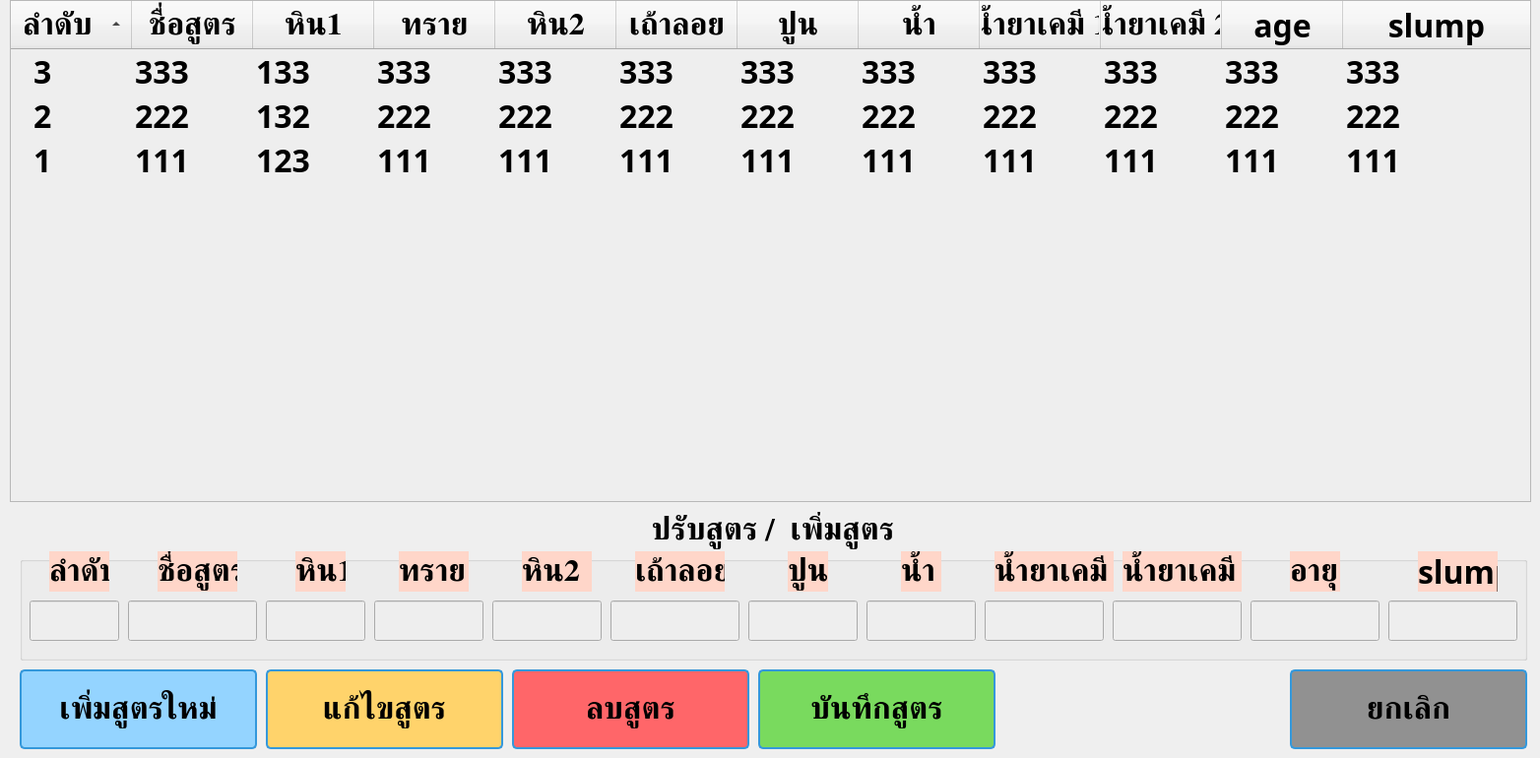
    <widget class="QWidget" name="Formula_tab">
     <attribute name="title">
      <string>Formula</string>
     </attribute>
     <widget class="QTreeWidget" name="for_formula_treeWidget">
      <property name="geometry">
       <rect>
        <x>10</x>
        <y>0</y>
        <width>1545</width>
        <height>510</height>
       </rect>
      </property>
      <property name="minimumSize">
       <size>
        <width>1545</width>
        <height>510</height>
       </size>
      </property>
      <property name="maximumSize">
       <size>
        <width>1545</width>
        <height>510</height>
       </size>
      </property>
      <property name="sizeIncrement">
       <size>
        <width>0</width>
        <height>0</height>
       </size>
      </property>
      <property name="baseSize">
       <size>
        <width>0</width>
        <height>0</height>
       </size>
      </property>
      <property name="font">
       <font>
        <family>TH Niramit AS</family>
        <pointsize>24</pointsize>
        <bold>true</bold>
       </font>
      </property>
      <property name="styleSheet">
       <string notr="true">background:rgb(238, 238, 238)</string>
      </property>
      <property name="frameShadow">
       <enum>QFrame::Shadow::Raised</enum>
      </property>
      <property name="lineWidth">
       <number>1</number>
      </property>
      <property name="sizeAdjustPolicy">
       <enum>QAbstractScrollArea::SizeAdjustPolicy::AdjustIgnored</enum>
      </property>
      <property name="autoExpandDelay">
       <number>3</number>
      </property>
      <property name="itemsExpandable">
       <bool>true</bool>
      </property>
      <property name="sortingEnabled">
       <bool>true</bool>
      </property>
      <property name="animated">
       <bool>false</bool>
      </property>
      <property name="allColumnsShowFocus">
       <bool>false</bool>
      </property>
      <property name="wordWrap">
       <bool>false</bool>
      </property>
      <property name="expandsOnDoubleClick">
       <bool>false</bool>
      </property>
      <property name="columnCount">
       <number>12</number>
      </property>
      <attribute name="headerMinimumSectionSize">
       <number>50</number>
      </attribute>
      <attribute name="headerDefaultSectionSize">
       <number>123</number>
      </attribute>
      <column>
       <property name="text">
        <string>ลำดับ</string>
       </property>
       <property name="font">
        <font>
         <family>TH Niramit AS</family>
         <pointsize>24</pointsize>
         <bold>true</bold>
        </font>
       </property>
       <property name="textAlignment">
        <set>AlignCenter</set>
       </property>
      </column>
      <column>
       <property name="text">
        <string>ชื่อสูตร</string>
       </property>
       <property name="font">
        <font>
         <family>TH Niramit AS</family>
         <pointsize>24</pointsize>
         <bold>true</bold>
        </font>
       </property>
       <property name="textAlignment">
        <set>AlignCenter</set>
       </property>
      </column>
      <column>
       <property name="text">
        <string>หิน1</string>
       </property>
       <property name="font">
        <font>
         <family>TH Niramit AS</family>
         <pointsize>24</pointsize>
         <bold>true</bold>
        </font>
       </property>
       <property name="textAlignment">
        <set>AlignCenter</set>
       </property>
      </column>
      <column>
       <property name="text">
        <string>ทราย</string>
       </property>
       <property name="font">
        <font>
         <family>TH Niramit AS</family>
         <pointsize>24</pointsize>
         <bold>true</bold>
        </font>
       </property>
       <property name="textAlignment">
        <set>AlignCenter</set>
       </property>
      </column>
      <column>
       <property name="text">
        <string>หิน2</string>
       </property>
       <property name="font">
        <font>
         <family>TH Niramit AS</family>
         <pointsize>24</pointsize>
         <bold>true</bold>
        </font>
       </property>
       <property name="textAlignment">
        <set>AlignCenter</set>
       </property>
      </column>
      <column>
       <property name="text">
        <string>เถ้าลอย</string>
       </property>
       <property name="font">
        <font>
         <family>TH Niramit AS</family>
         <pointsize>24</pointsize>
         <bold>true</bold>
        </font>
       </property>
       <property name="textAlignment">
        <set>AlignCenter</set>
       </property>
      </column>
      <column>
       <property name="text">
        <string>ปูน</string>
       </property>
       <property name="font">
        <font>
         <family>TH Niramit AS</family>
         <pointsize>24</pointsize>
         <bold>true</bold>
        </font>
       </property>
       <property name="textAlignment">
        <set>AlignCenter</set>
       </property>
      </column>
      <column>
       <property name="text">
        <string>น้ำ</string>
       </property>
       <property name="font">
        <font>
         <family>TH Niramit AS</family>
         <pointsize>24</pointsize>
         <bold>true</bold>
        </font>
       </property>
       <property name="textAlignment">
        <set>AlignCenter</set>
       </property>
      </column>
      <column>
       <property name="text">
        <string>น้ำยาเคมี 1</string>
       </property>
       <property name="font">
        <font>
         <family>TH Niramit AS</family>
         <pointsize>24</pointsize>
         <bold>true</bold>
        </font>
       </property>
       <property name="textAlignment">
        <set>AlignCenter</set>
       </property>
      </column>
      <column>
       <property name="text">
        <string>น้ำยาเคมี 2</string>
       </property>
       <property name="font">
        <font>
         <family>TH Niramit AS</family>
         <pointsize>24</pointsize>
         <bold>true</bold>
        </font>
       </property>
       <property name="textAlignment">
        <set>AlignCenter</set>
       </property>
      </column>
      <column>
       <property name="text">
        <string>age</string>
       </property>
       <property name="font">
        <font>
         <family>TH Niramit AS</family>
         <pointsize>24</pointsize>
         <bold>true</bold>
        </font>
       </property>
       <property name="textAlignment">
        <set>AlignCenter</set>
       </property>
      </column>
      <column>
       <property name="text">
        <string>slump</string>
       </property>
       <property name="font">
        <font>
         <family>TH Niramit AS</family>
         <pointsize>24</pointsize>
         <bold>true</bold>
        </font>
       </property>
       <property name="textAlignment">
        <set>AlignCenter</set>
       </property>
      </column>
      <item>
       <property name="text">
        <string>3</string>
       </property>
       <property name="textAlignment">
        <set>AlignCenter</set>
       </property>
       <property name="text">
        <string>333</string>
       </property>
       <property name="textAlignment">
        <set>AlignCenter</set>
       </property>
       <property name="text">
        <string>133</string>
       </property>
       <property name="textAlignment">
        <set>AlignCenter</set>
       </property>
       <property name="text">
        <string>333</string>
       </property>
       <property name="textAlignment">
        <set>AlignCenter</set>
       </property>
       <property name="text">
        <string>333</string>
       </property>
       <property name="text">
        <string>333</string>
       </property>
       <property name="text">
        <string>333</string>
       </property>
       <property name="text">
        <string>333</string>
       </property>
       <property name="text">
        <string>333</string>
       </property>
       <property name="text">
        <string>333</string>
       </property>
       <property name="text">
        <string>333</string>
       </property>
       <property name="text">
        <string>333</string>
       </property>
      </item>
      <item>
       <property name="text">
        <string>2</string>
       </property>
       <property name="textAlignment">
        <set>AlignCenter</set>
       </property>
       <property name="text">
        <string>222</string>
       </property>
       <property name="textAlignment">
        <set>AlignCenter</set>
       </property>
       <property name="text">
        <string>132</string>
       </property>
       <property name="textAlignment">
        <set>AlignCenter</set>
       </property>
       <property name="text">
        <string>222</string>
       </property>
       <property name="textAlignment">
        <set>AlignCenter</set>
       </property>
       <property name="text">
        <string>222</string>
       </property>
       <property name="text">
        <string>222</string>
       </property>
       <property name="text">
        <string>222</string>
       </property>
       <property name="text">
        <string>222</string>
       </property>
       <property name="text">
        <string>222</string>
       </property>
       <property name="text">
        <string>222</string>
       </property>
       <property name="text">
        <string>222</string>
       </property>
       <property name="text">
        <string>222</string>
       </property>
      </item>
      <item>
       <property name="text">
        <string>1</string>
       </property>
       <property name="textAlignment">
        <set>AlignCenter</set>
       </property>
       <property name="text">
        <string>111</string>
       </property>
       <property name="textAlignment">
        <set>AlignCenter</set>
       </property>
       <property name="text">
        <string>123</string>
       </property>
       <property name="textAlignment">
        <set>AlignCenter</set>
       </property>
       <property name="text">
        <string>111</string>
       </property>
       <property name="textAlignment">
        <set>AlignCenter</set>
       </property>
       <property name="text">
        <string>111</string>
       </property>
       <property name="text">
        <string>111</string>
       </property>
       <property name="text">
        <string>111</string>
       </property>
       <property name="text">
        <string>111</string>
       </property>
       <property name="text">
        <string>111</string>
       </property>
       <property name="text">
        <string>111</string>
       </property>
       <property name="text">
        <string>111</string>
       </property>
       <property name="text">
        <string>111</string>
       </property>
      </item>
     </widget>
     <widget class="QGroupBox" name="for_config_formula_groupBox">
      <property name="geometry">
       <rect>
        <x>20</x>
        <y>520</y>
        <width>1531</width>
        <height>151</height>
       </rect>
      </property>
      <property name="font">
       <font>
        <family>TH Niramit AS</family>
        <pointsize>24</pointsize>
        <bold>true</bold>
       </font>
      </property>
      <property name="contextMenuPolicy">
       <enum>Qt::ContextMenuPolicy::DefaultContextMenu</enum>
      </property>
      <property name="title">
       <string>ปรับสูตร /  เพิ่มสูตร</string>
      </property>
      <property name="alignment">
       <set>Qt::AlignmentFlag::AlignCenter</set>
      </property>
      <property name="flat">
       <bool>false</bool>
      </property>
      <property name="checkable">
       <bool>false</bool>
      </property>
      <widget class="QLabel" name="for_id_formula_label">
       <property name="geometry">
        <rect>
         <x>30</x>
         <y>40</y>
         <width>61</width>
         <height>41</height>
        </rect>
       </property>
       <property name="font">
        <font>
         <family>TH Niramit AS</family>
         <pointsize>24</pointsize>
         <bold>true</bold>
        </font>
       </property>
       <property name="styleSheet">
        <string notr="true">background:rgb(255, 214, 201)</string>
       </property>
       <property name="text">
        <string>ลำดับ</string>
       </property>
      </widget>
      <widget class="QLabel" name="for_name_formula_label">
       <property name="geometry">
        <rect>
         <x>140</x>
         <y>40</y>
         <width>81</width>
         <height>41</height>
        </rect>
       </property>
       <property name="font">
        <font>
         <family>TH Niramit AS</family>
         <pointsize>24</pointsize>
         <bold>true</bold>
        </font>
       </property>
       <property name="styleSheet">
        <string notr="true">background:rgb(255, 214, 201)</string>
       </property>
       <property name="text">
        <string>ชื่อสูตร</string>
       </property>
      </widget>
      <widget class="QLineEdit" name="for_id_formula_lineEdit">
       <property name="geometry">
        <rect>
         <x>10</x>
         <y>90</y>
         <width>91</width>
         <height>41</height>
        </rect>
       </property>
       <property name="font">
        <font>
         <family>TH Niramit AS</family>
         <pointsize>22</pointsize>
         <bold>true</bold>
        </font>
       </property>
       <property name="styleSheet">
        <string notr="true">background:rgb(238, 238, 238)</string>
       </property>
       <property name="alignment">
        <set>Qt::AlignmentFlag::AlignCenter</set>
       </property>
      </widget>
      <widget class="QLineEdit" name="for_name_formula_lineEdit">
       <property name="geometry">
        <rect>
         <x>110</x>
         <y>90</y>
         <width>131</width>
         <height>41</height>
        </rect>
       </property>
       <property name="font">
        <font>
         <family>TH Niramit AS</family>
         <pointsize>22</pointsize>
         <bold>true</bold>
        </font>
       </property>
       <property name="styleSheet">
        <string notr="true">background:rgb(238, 238, 238)</string>
       </property>
       <property name="alignment">
        <set>Qt::AlignmentFlag::AlignCenter</set>
       </property>
      </widget>
      <widget class="QLabel" name="for_rock_1_label">
       <property name="geometry">
        <rect>
         <x>280</x>
         <y>40</y>
         <width>51</width>
         <height>41</height>
        </rect>
       </property>
       <property name="font">
        <font>
         <family>TH Niramit AS</family>
         <pointsize>24</pointsize>
         <bold>true</bold>
        </font>
       </property>
       <property name="styleSheet">
        <string notr="true">background:rgb(255, 214, 201)</string>
       </property>
       <property name="text">
        <string>หิน1</string>
       </property>
      </widget>
      <widget class="QLabel" name="for_sand_label">
       <property name="geometry">
        <rect>
         <x>385</x>
         <y>40</y>
         <width>71</width>
         <height>41</height>
        </rect>
       </property>
       <property name="font">
        <font>
         <family>TH Niramit AS</family>
         <pointsize>24</pointsize>
         <bold>true</bold>
        </font>
       </property>
       <property name="styleSheet">
        <string notr="true">background:rgb(255, 214, 201)</string>
       </property>
       <property name="text">
        <string>ทราย</string>
       </property>
      </widget>
      <widget class="QLabel" name="for_rock_2_label">
       <property name="geometry">
        <rect>
         <x>510</x>
         <y>40</y>
         <width>71</width>
         <height>41</height>
        </rect>
       </property>
       <property name="font">
        <font>
         <family>TH Niramit AS</family>
         <pointsize>24</pointsize>
         <bold>true</bold>
        </font>
       </property>
       <property name="styleSheet">
        <string notr="true">background:rgb(255, 214, 201)</string>
       </property>
       <property name="text">
        <string>หิน2</string>
       </property>
      </widget>
      <widget class="QLabel" name="for_fyash_label">
       <property name="geometry">
        <rect>
         <x>625</x>
         <y>40</y>
         <width>91</width>
         <height>41</height>
        </rect>
       </property>
       <property name="font">
        <font>
         <family>TH Niramit AS</family>
         <pointsize>24</pointsize>
         <bold>true</bold>
        </font>
       </property>
       <property name="styleSheet">
        <string notr="true">background:rgb(255, 214, 201)</string>
       </property>
       <property name="text">
        <string>เถ้าลอย</string>
       </property>
      </widget>
      <widget class="QLabel" name="for_cement_label">
       <property name="geometry">
        <rect>
         <x>780</x>
         <y>40</y>
         <width>41</width>
         <height>41</height>
        </rect>
       </property>
       <property name="font">
        <font>
         <family>TH Niramit AS</family>
         <pointsize>24</pointsize>
         <bold>true</bold>
        </font>
       </property>
       <property name="styleSheet">
        <string notr="true">background:rgb(255, 214, 201)</string>
       </property>
       <property name="text">
        <string>ปูน</string>
       </property>
      </widget>
      <widget class="QLabel" name="for_wather_label">
       <property name="geometry">
        <rect>
         <x>895</x>
         <y>40</y>
         <width>41</width>
         <height>41</height>
        </rect>
       </property>
       <property name="font">
        <font>
         <family>TH Niramit AS</family>
         <pointsize>24</pointsize>
         <bold>true</bold>
        </font>
       </property>
       <property name="styleSheet">
        <string notr="true">background:rgb(255, 214, 201)</string>
       </property>
       <property name="text">
        <string>น้ำ</string>
       </property>
      </widget>
      <widget class="QLabel" name="for_chem_1_label">
       <property name="geometry">
        <rect>
         <x>990</x>
         <y>40</y>
         <width>121</width>
         <height>41</height>
        </rect>
       </property>
       <property name="font">
        <font>
         <family>TH Niramit AS</family>
         <pointsize>24</pointsize>
         <bold>true</bold>
        </font>
       </property>
       <property name="styleSheet">
        <string notr="true">background:rgb(255, 214, 201)</string>
       </property>
       <property name="text">
        <string>น้ำยาเคมี 1</string>
       </property>
      </widget>
      <widget class="QLabel" name="for_chem_2_label">
       <property name="geometry">
        <rect>
         <x>1120</x>
         <y>40</y>
         <width>121</width>
         <height>41</height>
        </rect>
       </property>
       <property name="font">
        <font>
         <family>TH Niramit AS</family>
         <pointsize>24</pointsize>
         <bold>true</bold>
        </font>
       </property>
       <property name="styleSheet">
        <string notr="true">background:rgb(255, 214, 201)</string>
       </property>
       <property name="text">
        <string>น้ำยาเคมี 2</string>
       </property>
      </widget>
      <widget class="QLabel" name="for_age_label">
       <property name="geometry">
        <rect>
         <x>1290</x>
         <y>40</y>
         <width>51</width>
         <height>41</height>
        </rect>
       </property>
       <property name="font">
        <font>
         <family>TH Niramit AS</family>
         <pointsize>24</pointsize>
         <bold>true</bold>
        </font>
       </property>
       <property name="styleSheet">
        <string notr="true">background:rgb(255, 214, 201)</string>
       </property>
       <property name="text">
        <string>อายุ</string>
       </property>
      </widget>
      <widget class="QLabel" name="for_slump_label">
       <property name="geometry">
        <rect>
         <x>1420</x>
         <y>40</y>
         <width>81</width>
         <height>41</height>
        </rect>
       </property>
       <property name="font">
        <font>
         <family>TH Niramit AS</family>
         <pointsize>24</pointsize>
         <bold>true</bold>
        </font>
       </property>
       <property name="styleSheet">
        <string notr="true">background:rgb(255, 214, 201)</string>
       </property>
       <property name="text">
        <string>slump</string>
       </property>
      </widget>
      <widget class="QLineEdit" name="for_rock_1_lineEdit_3">
       <property name="geometry">
        <rect>
         <x>250</x>
         <y>90</y>
         <width>101</width>
         <height>41</height>
        </rect>
       </property>
       <property name="font">
        <font>
         <family>TH Niramit AS</family>
         <pointsize>22</pointsize>
         <bold>true</bold>
        </font>
       </property>
       <property name="styleSheet">
        <string notr="true">background:rgb(238, 238, 238)</string>
       </property>
       <property name="alignment">
        <set>Qt::AlignmentFlag::AlignCenter</set>
       </property>
      </widget>
      <widget class="QLineEdit" name="for_sand_lineEdit">
       <property name="geometry">
        <rect>
         <x>360</x>
         <y>90</y>
         <width>111</width>
         <height>41</height>
        </rect>
       </property>
       <property name="font">
        <font>
         <family>TH Niramit AS</family>
         <pointsize>22</pointsize>
         <bold>true</bold>
        </font>
       </property>
       <property name="styleSheet">
        <string notr="true">background:rgb(238, 238, 238)</string>
       </property>
       <property name="alignment">
        <set>Qt::AlignmentFlag::AlignCenter</set>
       </property>
      </widget>
      <widget class="QLineEdit" name="for_rock_2_lineEdit">
       <property name="geometry">
        <rect>
         <x>480</x>
         <y>90</y>
         <width>111</width>
         <height>41</height>
        </rect>
       </property>
       <property name="font">
        <font>
         <family>TH Niramit AS</family>
         <pointsize>22</pointsize>
         <bold>true</bold>
        </font>
       </property>
       <property name="styleSheet">
        <string notr="true">background:rgb(238, 238, 238)</string>
       </property>
       <property name="alignment">
        <set>Qt::AlignmentFlag::AlignCenter</set>
       </property>
      </widget>
      <widget class="QLineEdit" name="for_fyash_lineEdit">
       <property name="geometry">
        <rect>
         <x>600</x>
         <y>90</y>
         <width>131</width>
         <height>41</height>
        </rect>
       </property>
       <property name="font">
        <font>
         <family>TH Niramit AS</family>
         <pointsize>22</pointsize>
         <bold>true</bold>
        </font>
       </property>
       <property name="styleSheet">
        <string notr="true">background:rgb(238, 238, 238)</string>
       </property>
       <property name="alignment">
        <set>Qt::AlignmentFlag::AlignCenter</set>
       </property>
      </widget>
      <widget class="QLineEdit" name="for_cement_lineEdit">
       <property name="geometry">
        <rect>
         <x>740</x>
         <y>90</y>
         <width>111</width>
         <height>41</height>
        </rect>
       </property>
       <property name="font">
        <font>
         <family>TH Niramit AS</family>
         <pointsize>22</pointsize>
         <bold>true</bold>
        </font>
       </property>
       <property name="styleSheet">
        <string notr="true">background:rgb(238, 238, 238)</string>
       </property>
       <property name="alignment">
        <set>Qt::AlignmentFlag::AlignCenter</set>
       </property>
      </widget>
      <widget class="QLineEdit" name="for_wather_lineEdit">
       <property name="geometry">
        <rect>
         <x>860</x>
         <y>90</y>
         <width>111</width>
         <height>41</height>
        </rect>
       </property>
       <property name="font">
        <font>
         <family>TH Niramit AS</family>
         <pointsize>22</pointsize>
         <bold>true</bold>
        </font>
       </property>
       <property name="styleSheet">
        <string notr="true">background:rgb(238, 238, 238)</string>
       </property>
       <property name="alignment">
        <set>Qt::AlignmentFlag::AlignCenter</set>
       </property>
      </widget>
      <widget class="QLineEdit" name="for_chem_1_lineEdit">
       <property name="geometry">
        <rect>
         <x>980</x>
         <y>90</y>
         <width>121</width>
         <height>41</height>
        </rect>
       </property>
       <property name="font">
        <font>
         <family>TH Niramit AS</family>
         <pointsize>22</pointsize>
         <bold>true</bold>
        </font>
       </property>
       <property name="styleSheet">
        <string notr="true">background:rgb(238, 238, 238)</string>
       </property>
       <property name="alignment">
        <set>Qt::AlignmentFlag::AlignCenter</set>
       </property>
      </widget>
      <widget class="QLineEdit" name="for_chem_2_lineEdit">
       <property name="geometry">
        <rect>
         <x>1110</x>
         <y>90</y>
         <width>131</width>
         <height>41</height>
        </rect>
       </property>
       <property name="font">
        <font>
         <family>TH Niramit AS</family>
         <pointsize>22</pointsize>
         <bold>true</bold>
        </font>
       </property>
       <property name="styleSheet">
        <string notr="true">background:rgb(238, 238, 238)</string>
       </property>
       <property name="alignment">
        <set>Qt::AlignmentFlag::AlignCenter</set>
       </property>
      </widget>
      <widget class="QLineEdit" name="for_age_lineEdit">
       <property name="geometry">
        <rect>
         <x>1250</x>
         <y>90</y>
         <width>131</width>
         <height>41</height>
        </rect>
       </property>
       <property name="font">
        <font>
         <family>TH Niramit AS</family>
         <pointsize>22</pointsize>
         <bold>true</bold>
        </font>
       </property>
       <property name="styleSheet">
        <string notr="true">background:rgb(238, 238, 238)</string>
       </property>
       <property name="alignment">
        <set>Qt::AlignmentFlag::AlignCenter</set>
       </property>
      </widget>
      <widget class="QLineEdit" name="for_slump_lineEdit">
       <property name="geometry">
        <rect>
         <x>1390</x>
         <y>90</y>
         <width>131</width>
         <height>41</height>
        </rect>
       </property>
       <property name="font">
        <font>
         <family>TH Niramit AS</family>
         <pointsize>22</pointsize>
         <bold>true</bold>
        </font>
       </property>
       <property name="styleSheet">
        <string notr="true">background:rgb(238, 238, 238)</string>
       </property>
       <property name="alignment">
        <set>Qt::AlignmentFlag::AlignCenter</set>
       </property>
      </widget>
     </widget>
     <widget class="QPushButton" name="for_add_formula_pushButton">
      <property name="geometry">
       <rect>
        <x>20</x>
        <y>680</y>
        <width>241</width>
        <height>81</height>
       </rect>
      </property>
      <property name="font">
       <font>
        <family>TH Niramit AS</family>
        <pointsize>24</pointsize>
        <bold>true</bold>
       </font>
      </property>
      <property name="styleSheet">
       <string notr="true">QPushButton {
   	background:rgb(148, 212, 255);
    color: black;
    border: 2px solid #3498DB; 
    border-radius: 5px;
    padding: 8px;
}

QPushButton:hover {
    background-color: rgb(52, 218, 1); 
    border-color: #5DADE2;  
}

QPushButton:pressed {
    background-color: rgb(0, 148, 22);
    border-color: #2874A6;
}</string>
      </property>
      <property name="text">
       <string>เพิ่มสูตรใหม่</string>
      </property>
     </widget>
     <widget class="QPushButton" name="for_config_formula_pushButton">
      <property name="geometry">
       <rect>
        <x>270</x>
        <y>680</y>
        <width>241</width>
        <height>81</height>
       </rect>
      </property>
      <property name="font">
       <font>
        <family>TH Niramit AS</family>
        <pointsize>24</pointsize>
        <bold>true</bold>
       </font>
      </property>
      <property name="styleSheet">
       <string notr="true">
QPushButton {
   	background:rgb(255, 211, 107);
    color: black;
    border: 2px solid #3498DB; 
    border-radius: 5px;
    padding: 8px;
}

QPushButton:hover {
    background-color: rgb(52, 218, 1); 
    border-color: #5DADE2;  
}

QPushButton:pressed {
    background-color: rgb(0, 148, 22);
    border-color: #2874A6;
}</string>
      </property>
      <property name="text">
       <string>แก้ไขสูตร</string>
      </property>
     </widget>
     <widget class="QPushButton" name="for_delete_formula_pushButton">
      <property name="geometry">
       <rect>
        <x>520</x>
        <y>680</y>
        <width>241</width>
        <height>81</height>
       </rect>
      </property>
      <property name="font">
       <font>
        <family>TH Niramit AS</family>
        <pointsize>24</pointsize>
        <bold>true</bold>
       </font>
      </property>
      <property name="styleSheet">
       <string notr="true">
QPushButton {
   	background:rgb(255, 102, 105);
    color: black;
    border: 2px solid #3498DB; 
    border-radius: 5px;
    padding: 8px;
}

QPushButton:hover {
    background-color: rgb(52, 218, 1); 
    border-color: #5DADE2;  
}

QPushButton:pressed {
    background-color: rgb(0, 148, 22);
    border-color: #2874A6;
}</string>
      </property>
      <property name="text">
       <string>ลบสูตร</string>
      </property>
     </widget>
     <widget class="QPushButton" name="for_save_formula_pushButton">
      <property name="geometry">
       <rect>
        <x>770</x>
        <y>680</y>
        <width>241</width>
        <height>81</height>
       </rect>
      </property>
      <property name="font">
       <font>
        <family>TH Niramit AS</family>
        <pointsize>24</pointsize>
        <bold>true</bold>
       </font>
      </property>
      <property name="styleSheet">
       <string notr="true">
QPushButton {
   	background:rgb(121, 218, 94);
    color: black;
    border: 2px solid #3498DB; 
    border-radius: 5px;
    padding: 8px;
}

QPushButton:hover {
    background-color: rgb(52, 218, 1); 
    border-color: #5DADE2;  
}

QPushButton:pressed {
    background-color: rgb(0, 148, 22);
    border-color: #2874A6;
}</string>
      </property>
      <property name="text">
       <string>บันทึกสูตร</string>
      </property>
     </widget>
     <widget class="QPushButton" name="for_cancel_pushButton">
      <property name="geometry">
       <rect>
        <x>1310</x>
        <y>680</y>
        <width>241</width>
        <height>81</height>
       </rect>
      </property>
      <property name="font">
       <font>
        <family>TH Niramit AS</family>
        <pointsize>24</pointsize>
        <bold>true</bold>
       </font>
      </property>
      <property name="styleSheet">
       <string notr="true">QPushButton {
   	background:rgb(145, 145, 145);
    color: black;
    border: 2px solid #3498DB; 
    border-radius: 5px;
    padding: 8px;
}

QPushButton:hover {
    background-color: rgb(52, 218, 1); 
    border-color: #5DADE2;  
}

QPushButton:pressed {
    background-color: rgb(0, 148, 22);
    border-color: #2874A6;
}</string>
      </property>
      <property name="text">
       <string>ยกเลิก</string>
      </property>
     </widget>
    </widget>
